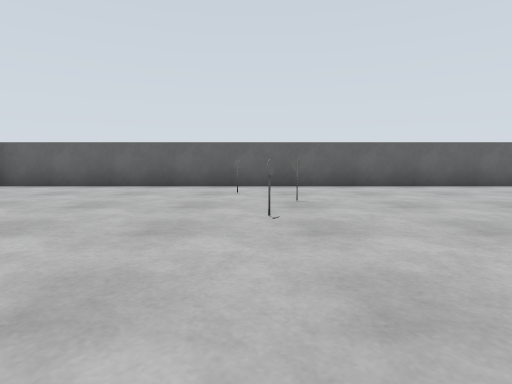
view 1 (above)

18 first-person views from a walk through a Gazebo world. The camera is 0.64 m above the floor, tilts 6° down and sees 80° across. The floor is counted in squares, 1 m on a side. Each view is taken from the middle of a square. On the plan, view 1 faces up. The plan holds only what a view shows up to about 9 squares ahead; the rest is blank.

view 2
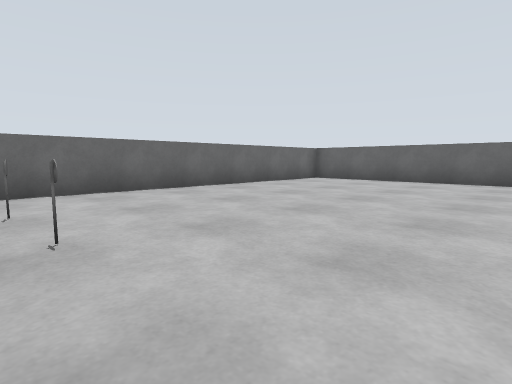

view 3
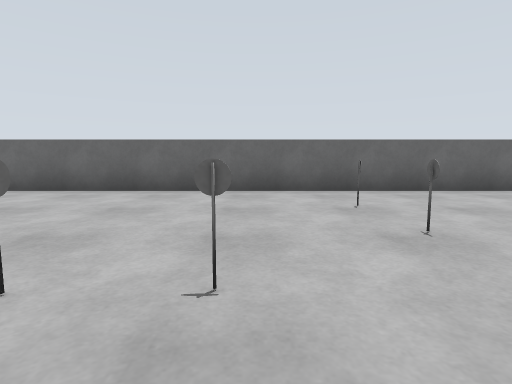

view 4
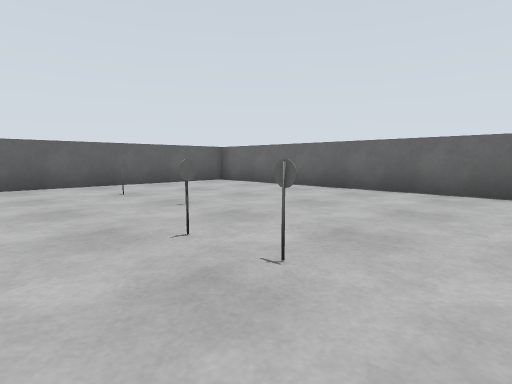

view 5
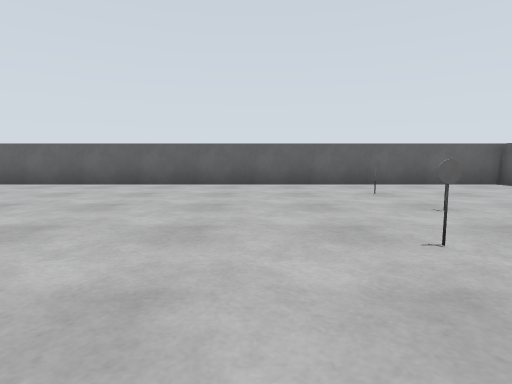

view 6
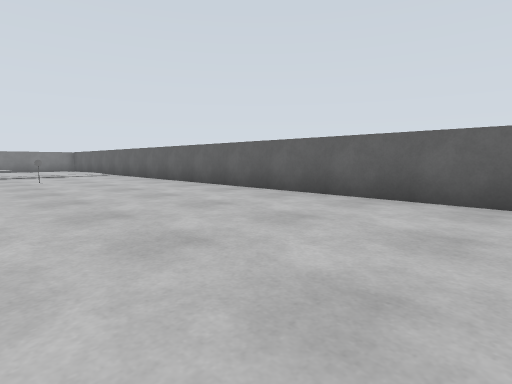

view 7
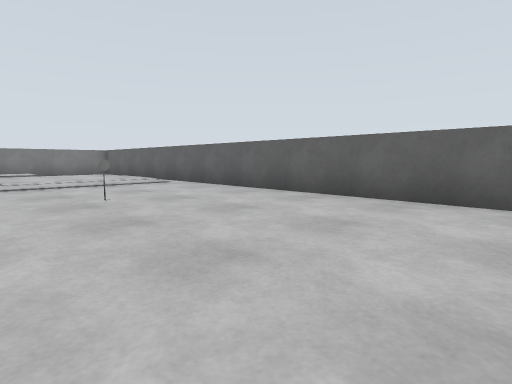

view 8
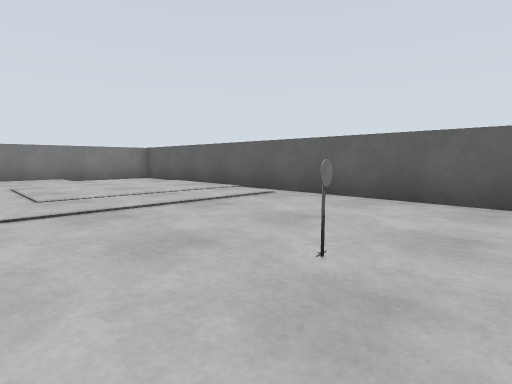

view 9
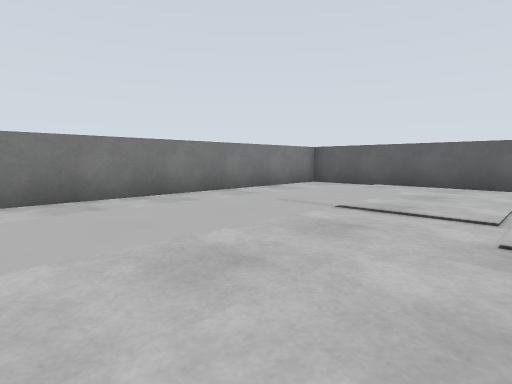

view 10
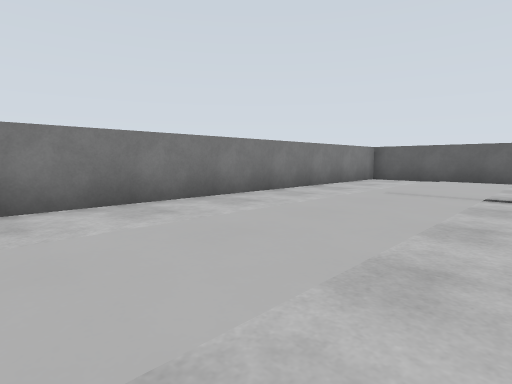

view 11
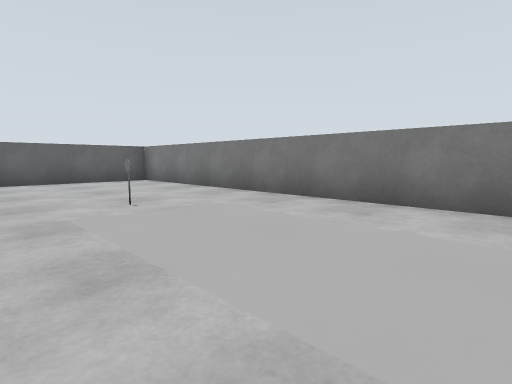

view 12
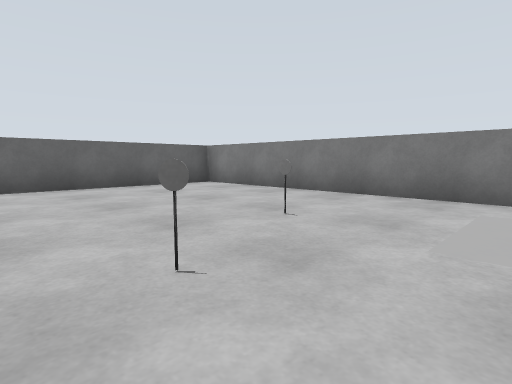

view 13
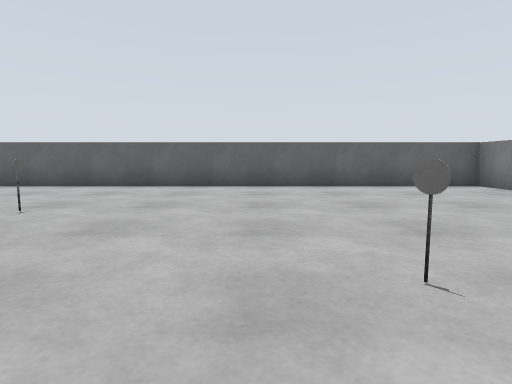

view 14
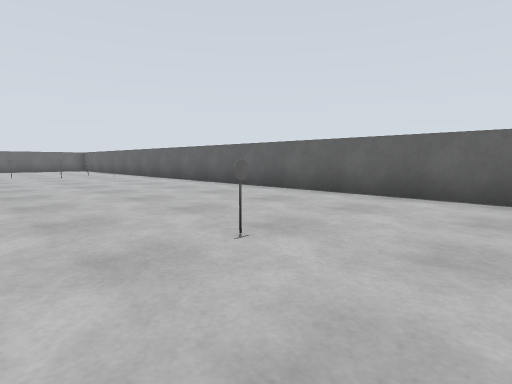

view 15
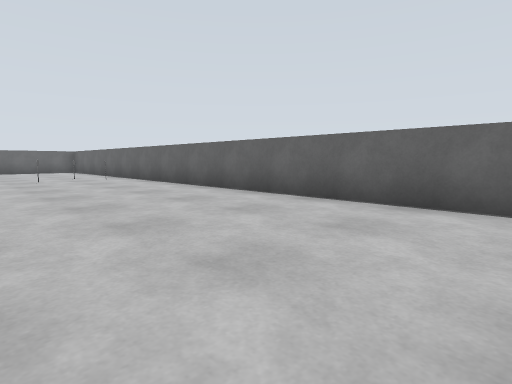

view 16
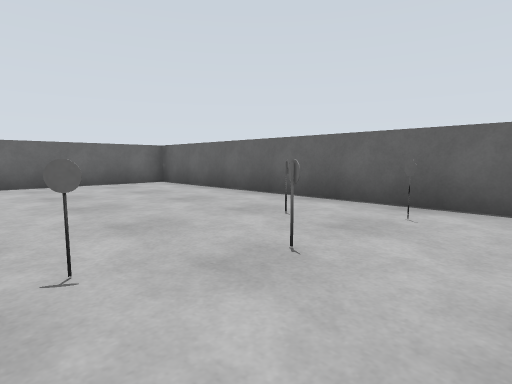

view 17
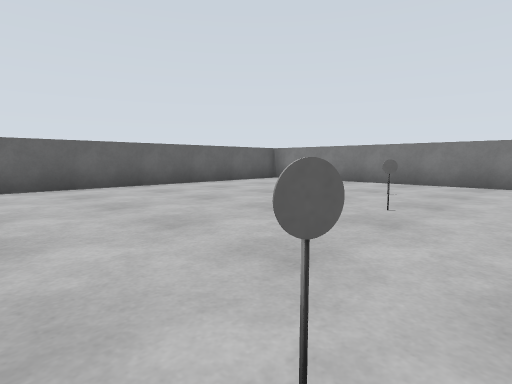

view 18
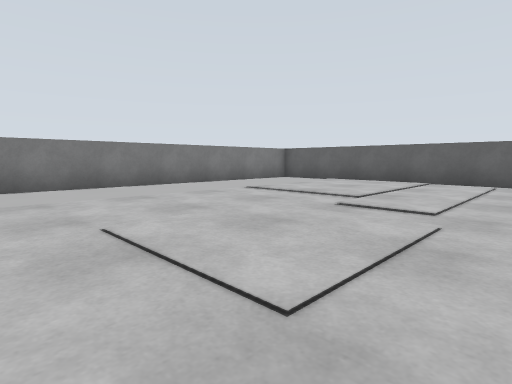

### Floor plan
Key: @ floor where view 1 was taken; # wall or solid block; . main floor; : floor 0.05 m higher than the main floor.
Columns run from 7 left of view 1 to 20 right of it. Each row starts with its distance up from view 1.
  8 ############################
  7 #..........................#
  6 #.......#..................#
  5 #..........................#
  4 #.................#........#
  3 #......#...................#
  2 #.........     .......#.#..#
  1 #........         .........#
  0 #......@          .....  ..#
 -1 #...#...           ....  ..#
 -2 #..#....           .::.  ..#
 -3 #........          .::.  ..#
 -4 #.........         .::.  ..#
 -5 #...................::.  ..#
 -6 #....#..............:::  ..#
 -7 #................#..:::::..#
 -8 #....#..............:::::..#
 -9  ...................:::::..#
-10  ###########################

Positions as (right, up) in squares from view 1, and headings:
1: (0, 0), facing up
2: (0, -2), facing up-left
3: (0, -3), facing left
4: (0, -2), facing down-left
5: (0, -2), facing down
6: (0, -5), facing down-right
7: (5, -5), facing down-right
8: (9, -5), facing down-right
9: (14, -2), facing down-right
10: (15, 0), facing down-right
11: (15, -2), facing up-right
12: (14, 0), facing up-right
13: (14, 0), facing up
14: (13, 2), facing up-left
15: (11, 3), facing up-left
16: (2, 3), facing up-left
17: (11, 0), facing up-right
18: (12, -1), facing down-right
